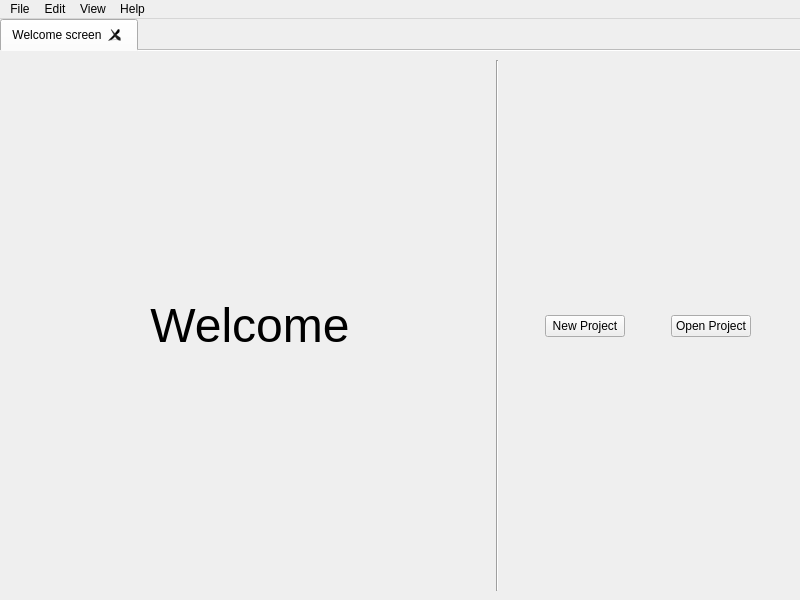
<?xml version="1.0" encoding="UTF-8"?>
<ui version="4.0">
 <class>MainWindow</class>
 <widget class="QMainWindow" name="MainWindow">
  <property name="geometry">
   <rect>
    <x>0</x>
    <y>0</y>
    <width>800</width>
    <height>600</height>
   </rect>
  </property>
  <property name="windowTitle">
   <string>GUIC - Graphical User-friendly Image Correlator</string>
  </property>
  <property name="locale">
   <locale language="English" country="UnitedStates"/>
  </property>
  <widget class="QWidget" name="centralwidget">
   <layout class="QHBoxLayout" name="horizontalLayout">
    <property name="leftMargin">
     <number>0</number>
    </property>
    <property name="topMargin">
     <number>0</number>
    </property>
    <property name="rightMargin">
     <number>0</number>
    </property>
    <property name="bottomMargin">
     <number>0</number>
    </property>
    <item>
     <widget class="QTabWidget" name="tabWidget">
      <property name="documentMode">
       <bool>true</bool>
      </property>
      <property name="tabsClosable">
       <bool>true</bool>
      </property>
      <property name="movable">
       <bool>true</bool>
      </property>
      <property name="tabBarAutoHide">
       <bool>false</bool>
      </property>
      <widget class="QWidget" name="welcomeScreenTab">
       <attribute name="title">
        <string notr="true">Welcome screen</string>
       </attribute>
       <layout class="QHBoxLayout" name="horizontalLayout_3">
        <item>
         <spacer name="horizontalSpacer_5">
          <property name="orientation">
           <enum>Qt::Orientation::Horizontal</enum>
          </property>
          <property name="sizeHint" stdset="0">
           <size>
            <width>40</width>
            <height>20</height>
           </size>
          </property>
         </spacer>
        </item>
        <item>
         <widget class="QLabel" name="label">
          <property name="font">
           <font>
            <family>Helvetica Neue</family>
            <pointsize>36</pointsize>
           </font>
          </property>
          <property name="text">
           <string>Welcome</string>
          </property>
          <property name="alignment">
           <set>Qt::AlignmentFlag::AlignCenter</set>
          </property>
         </widget>
        </item>
        <item>
         <spacer name="horizontalSpacer_4">
          <property name="orientation">
           <enum>Qt::Orientation::Horizontal</enum>
          </property>
          <property name="sizeHint" stdset="0">
           <size>
            <width>40</width>
            <height>20</height>
           </size>
          </property>
         </spacer>
        </item>
        <item>
         <widget class="Line" name="line">
          <property name="orientation">
           <enum>Qt::Orientation::Vertical</enum>
          </property>
         </widget>
        </item>
        <item>
         <layout class="QVBoxLayout" name="verticalLayout">
          <item>
           <spacer name="verticalSpacer">
            <property name="orientation">
             <enum>Qt::Orientation::Vertical</enum>
            </property>
            <property name="sizeHint" stdset="0">
             <size>
              <width>20</width>
              <height>40</height>
             </size>
            </property>
           </spacer>
          </item>
          <item>
           <layout class="QHBoxLayout" name="horizontalLayout_2">
            <item>
             <spacer name="horizontalSpacer">
              <property name="orientation">
               <enum>Qt::Orientation::Horizontal</enum>
              </property>
              <property name="sizeHint" stdset="0">
               <size>
                <width>40</width>
                <height>20</height>
               </size>
              </property>
             </spacer>
            </item>
            <item>
             <widget class="QPushButton" name="newProjectButton">
              <property name="text">
               <string>New Project</string>
              </property>
             </widget>
            </item>
            <item>
             <spacer name="horizontalSpacer_2">
              <property name="orientation">
               <enum>Qt::Orientation::Horizontal</enum>
              </property>
              <property name="sizeHint" stdset="0">
               <size>
                <width>40</width>
                <height>20</height>
               </size>
              </property>
             </spacer>
            </item>
            <item>
             <widget class="QPushButton" name="openProjectButton">
              <property name="text">
               <string>Open Project</string>
              </property>
             </widget>
            </item>
            <item>
             <spacer name="horizontalSpacer_3">
              <property name="orientation">
               <enum>Qt::Orientation::Horizontal</enum>
              </property>
              <property name="sizeHint" stdset="0">
               <size>
                <width>40</width>
                <height>20</height>
               </size>
              </property>
             </spacer>
            </item>
           </layout>
          </item>
          <item>
           <spacer name="verticalSpacer_2">
            <property name="orientation">
             <enum>Qt::Orientation::Vertical</enum>
            </property>
            <property name="sizeHint" stdset="0">
             <size>
              <width>20</width>
              <height>40</height>
             </size>
            </property>
           </spacer>
          </item>
         </layout>
        </item>
       </layout>
      </widget>
     </widget>
    </item>
   </layout>
  </widget>
  <widget class="QMenuBar" name="menubar">
   <property name="geometry">
    <rect>
     <x>0</x>
     <y>0</y>
     <width>800</width>
     <height>24</height>
    </rect>
   </property>
   <widget class="QMenu" name="menuFile">
    <property name="title">
     <string>File</string>
    </property>
   </widget>
   <widget class="QMenu" name="menuEdit">
    <property name="title">
     <string>Edit</string>
    </property>
    <addaction name="actionCut"/>
    <addaction name="actionCopy"/>
    <addaction name="actionPaste"/>
    <addaction name="separator"/>
    <addaction name="actionSelect_all"/>
   </widget>
   <widget class="QMenu" name="menuView">
    <property name="title">
     <string>View</string>
    </property>
   </widget>
   <widget class="QMenu" name="menuHelp">
    <property name="title">
     <string>Help</string>
    </property>
    <addaction name="actionAbout_GUIC"/>
   </widget>
   <addaction name="menuFile"/>
   <addaction name="menuEdit"/>
   <addaction name="menuView"/>
   <addaction name="menuHelp"/>
  </widget>
  <action name="actionAbout_GUIC">
   <property name="text">
    <string>About GUIC</string>
   </property>
  </action>
  <action name="actionCut">
   <property name="text">
    <string>Cut</string>
   </property>
  </action>
  <action name="actionCopy">
   <property name="text">
    <string>Copy</string>
   </property>
  </action>
  <action name="actionPaste">
   <property name="text">
    <string>Paste</string>
   </property>
  </action>
  <action name="actionSelect_all">
   <property name="text">
    <string>Select all</string>
   </property>
  </action>
 </widget>
 <resources/>
 <connections/>
</ui>
